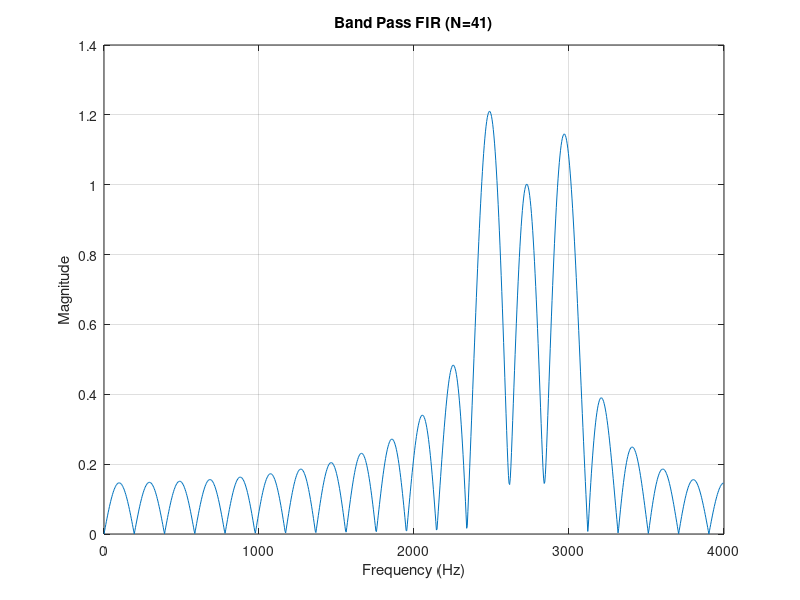

Recreate this plot in MATLAB.
clc; clear; close all;

fs = 8000;
f1 = 2500;
f2 = 3000;
N = 41;

H = zeros(1,N);

for i = 1:N
    f = (i-1)*fs/N;
    if (f >= f1 && f <= f2) || (f >= fs-f2 && f <= fs-f1)
        H(i) = 1;
    else
        H(i) = 0;
    end
end

h = real(ifft(H));

disp('Band Pass FIR Coefficients (N=41):');
disp(h.');

[Hf,w] = freqz(h,1,1024,fs);
figure;
plot(w,abs(Hf));
title('Band Pass FIR (N=41)');
xlabel('Frequency (Hz)');
ylabel('Magnitude');
grid on;
